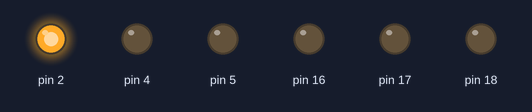
This program was run on a simulated Arduino Uno, built with avr-gcc and run on an emulated ATmega328P. On the bench: output pins drawn as LEDs (lit = HIGH).

Above: at 0.2 s.
At 1.2 s:
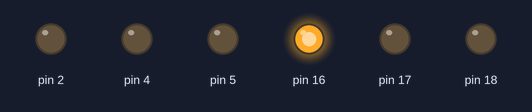
At 1.7 s:
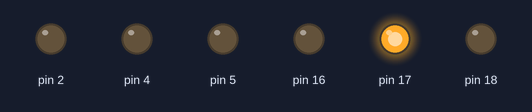
At 2.2 s:
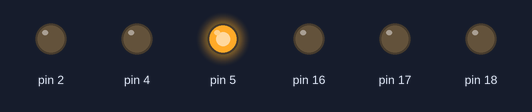
At 3.7 s:
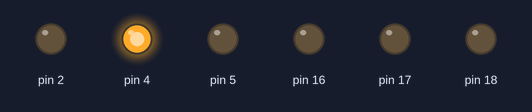
At 5.7 s:
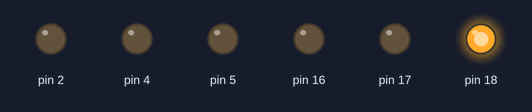
Timing chart, 0 to 6.9 s (numbered marks = the images above):
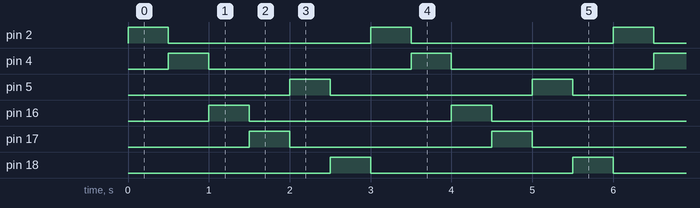

Measured:
- by itself, pin 2, pin 4, pin 5, pin 16–18: alternates HIGH for 0.50 s and LOW for 2.5 s
- by itself, everything shown: repeats every 3.0 s, in 7 steps

The program:

main.cpp
```cpp
#include <Arduino.h>

void setup()
{
    Serial.begin(115200);
    pinMode(2, OUTPUT);
    pinMode(4, OUTPUT);
    pinMode(16, OUTPUT);
    pinMode(17, OUTPUT);
    pinMode(5, OUTPUT);
    pinMode(18, OUTPUT);
}

void loop()
{
    digitalWrite(2, HIGH);
    delay(500);
    digitalWrite(2, LOW);
    digitalWrite(4, HIGH);
    delay(500);
    digitalWrite(4, LOW);
    digitalWrite(16, HIGH);
    delay(500);
    digitalWrite(16, LOW);
    digitalWrite(17, HIGH);
    delay(500);
    digitalWrite(17, LOW);
    digitalWrite(5, HIGH);
    delay(500);
    digitalWrite(5, LOW);
    digitalWrite(18, HIGH);
    delay(500);
    digitalWrite(18, LOW);
}
```
